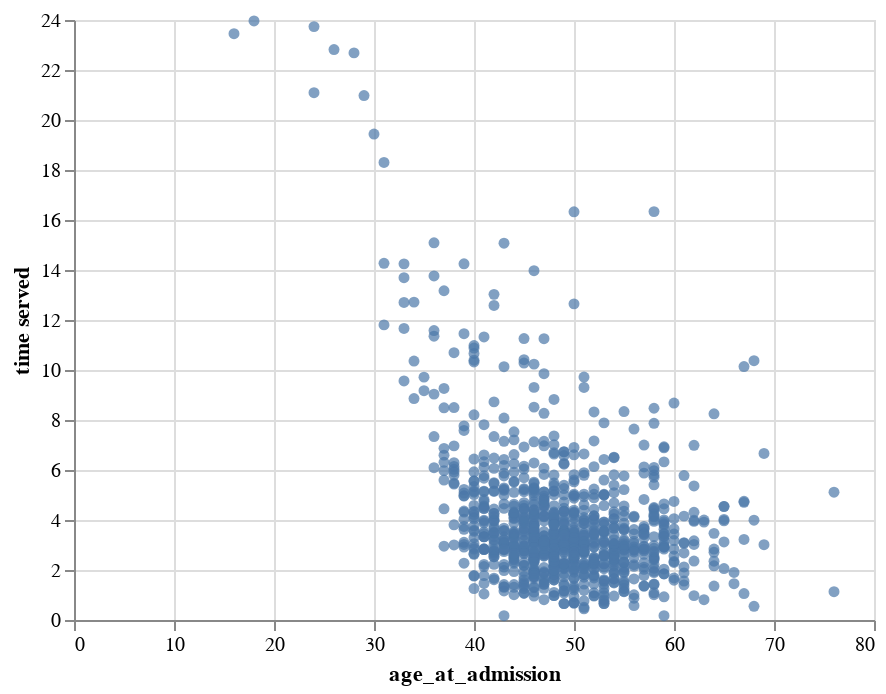

The code cell stored with this chart in its notebook:
### Markdown cell above
## **Age of Inmates**

### Code cell
df["time served"] = df["months_served"]**.5

Chart(df).mark_circle().encode(
    x="age_at_admission",
    y="time served",
)

### Figure 1 — Vega-Lite specification as saved in the notebook (floating-point values rounded to 4 significant figures; data arrays with more than 128 entries replaced by an {"elided": "..."} marker saying what was removed)
{"config": {"view": {"continuousWidth": 400, "continuousHeight": 300}}, "data": {"name": "data-32e00fbfe413cf65d369c1ca58ac2deb"}, "mark": "circle", "encoding": {"x": {"type": "quantitative", "field": "age_at_admission"}, "y": {"type": "quantitative", "field": "time served"}}, "$schema": "https://vega.github.io/schema/vega-lite/v4.0.2.json", "datasets": {"data-32e00fbfe413cf65d369c1ca58ac2deb": {"elided": "1000 records"}}}
